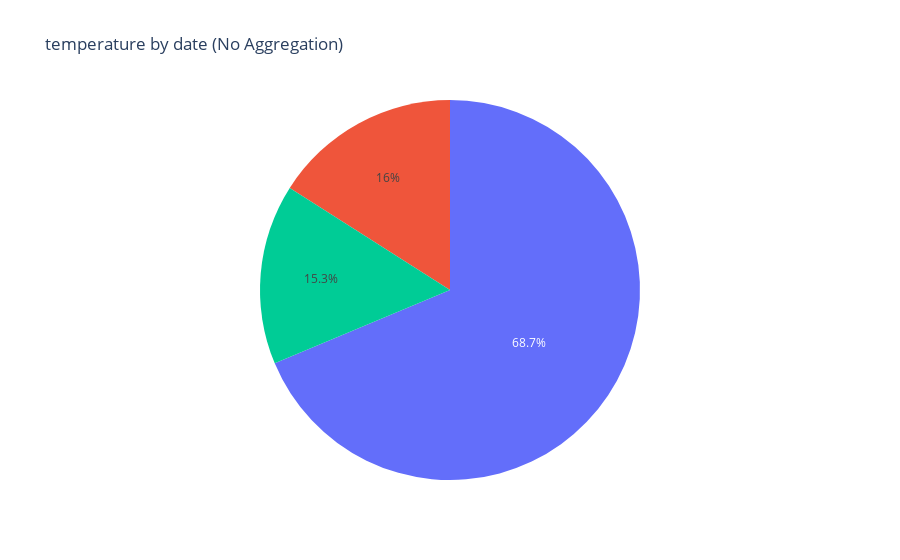

Notebook code cell kept with this figure:
### Code cell
chart_data = pd.concat([
    df['date'],
    df['temperature'],
], axis=1)
chart_data = chart_data.sort_values(['date'])
chart_data = chart_data.rename(columns={'date': 'x'})
chart_data = chart_data.dropna()
chart_data = chart_data[chart_data['temperature'] > 0]

import plotly.graph_objs as go

chart = go.Pie(labels=chart_data['x'], ids=chart_data['temperature'])
figure = go.Figure(data=[chart], layout=go.Layout({
    'showlegend': False, 'title': {'text': 'temperature by date'}
}))

init_notebook_mode(connected=True)
figure.pop('id', None)
iplot(figure)

### Figure 1 — Plotly figure (JSON) as saved in the notebook; plotly's stock layout.template omitted (floating-point values rounded to 4 significant figures; data arrays with more than 128 entries replaced by an {"elided": "..."} marker saying what was removed)
{"data": [{"ids": {"elided": "313 float values"}, "labels": {"elided": "313 str values"}, "type": "pie"}], "layout": {"showlegend": false, "title": {"text": "temperature by date (No Aggregation)"}}}
